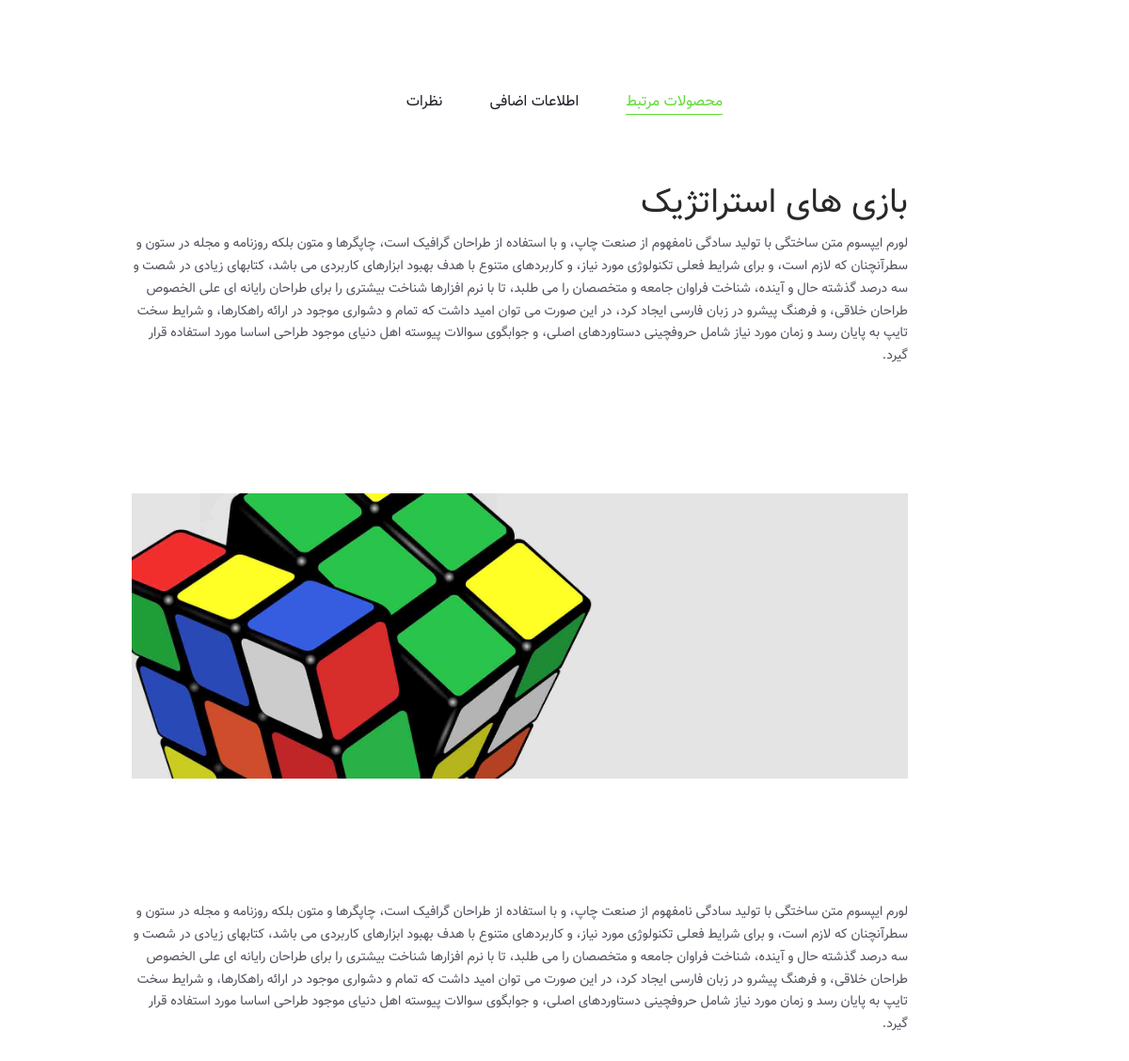
/blogs/1/payam, run on the app's committed database.
### products/models.py (models this page shows, shortened)
class BlogDetail(models.Model):
    title = models.CharField(max_length=150, verbose_name='عنوان', null=True, blank=True)
    description = models.TextField(verbose_name='توضیحات')
    image = models.ImageField(upload_to=upload_image_path_blog_detail, null=True, blank=True, verbose_name='تصویر')
    owner = models.ForeignKey(Blog, on_delete=models.CASCADE, verbose_name='بلاگ')
    name = models.CharField(max_length=150, verbose_name='ترتیب', null=True, blank=True)
    class Meta:
        verbose_name = 'صفحه بلاگ'
        verbose_name_plural = 'صفحات بلاگ'

### products/views.py (the view)
# urls.py: path('blogs/<blogId>/<name>', blog),
def blog(request, *args, **kwargs):
    blogId = kwargs['blogId']
    blog = Blog.objects.get(id=blogId)
    if blog is None or not blog.active:
        return redirect('/404')
    blog_details = blog.blogdetail_set.all()
    context ={
        'blog': blog,
        'pages': blog_details
    }
    return render(request, 'blog.html', context)

### products/templates/blog.html (shortened to what this page needs)
{% extends 'shared/_Mainlayout.html' %}
{% load static %}
{% load render_partial %}
{% block refrence_header %}
<link rel="stylesheet" type="text/css" href="{% static 'styles/bootstrap4/bootstrap.min.css' %}">
<link href="{% static 'plugins/font-awesome-4.7.0/css/font-awesome.min.css' %}" rel="stylesheet" type="text/css">
<link rel="stylesheet" type="text/css" href="{% static 'plugins/OwlCarousel2-2.2.1/owl.carousel.css' %}">
<link rel="stylesheet" type="text/css" href="{% static 'plugins/OwlCarousel2-2.2.1/owl.theme.default.css' %}">
<link rel="stylesheet" type="text/css" href="{% static 'plugins/OwlCarousel2-2.2.1/animate.css' %}">
<link rel="stylesheet" href="{% static 'plugins/themify-icons/themify-icons.css' %}">
<link rel="stylesheet" type="text/css" href="{% static 'plugins/jquery-ui-1.12.1.custom/jquery-ui.css' %}">
<link rel="stylesheet" type="text/css" href="{% static 'styles/single_styles.css' %}">
<link rel="stylesheet" type="text/css" href="{% static 'styles/single_responsive.css' %}">
<link rel="stylesheet" href="{% static 'styles/custom.css' %}">
{% endblock %}
{% block content %}
<div class="tabs_section_container">
    <div class="container">
        <div class="row dir_rtl">
            <div class="col">
                <div class="tabs_container">
                    <ul class="tabs d-flex flex-sm-row flex-column align-items-left align-items-md-center justify-content-center">
                        <li class="tab active" data-active-tab="tab_1"><span>محصولات مرتبط</span></li>
                        <li class="tab" data-active-tab="tab_2"><span>اطلاعات اضافی</span></li>
                        <li class="tab" data-active-tab="tab_3"><span> نظرات</span></li>
                    </ul>
                </div>
            </div>
        </div>
        <div class="row dir_rtl">
            <div class="col">
                <div id="tab_1" class="tab_container active">
                    <div class="row">
                        <div class="col-lg-9 offset-lg-2 desc_col">
                            {% for p in pages %}
                            {% if p.image.url is not None %}
                            <div class="tab_image">
                                <img src="{{p.image.url}}" alt="">
                            </div>
                            {% endif %}
                            <div class="tab_text_block">
                                {% if p.title is not None %}
                                <h2>{{p.title}}</h2>
                                {% endif %}
                                <p>{{p.description}}</p>
                            </div>
                            {% endfor %}
                        </div>
                    </div>
                </div>
            </div>
        </div>
    </div>
</div>
{% endblock %}

### assets/styles/single_styles.css (style rules this page uses)
* { margin: 0; padding: 0; }
body { font-family: 'Poppins', sans-serif; font-size: 14px; line-height: 23px; font-weight: 400; background: #FFFFFF; color: #1e1e27; }
div { display: block; position: relative; -webkit-box-sizing: border-box; -moz-box-sizing: border-box; box-sizing: border-box; }
ul { list-style: none; margin-bottom: 0px; }
p { font-family: 'Poppins', sans-serif; font-size: 14px; line-height: 1.7; font-weight: 500; color: #51545f; -webkit-font-smoothing: antialiased; -webkit-text-shadow: rgba(0,0,0,.01) 0 0 1px; text-shadow: rgba(0,0,0,.01) 0 0 1px; }
h2 { font-size: 36px; }
h1, h2, h3, h4, h5, h6 { font-family: 'Poppins', sans-serif; color: #282828; -webkit-font-smoothing: antialiased; -webkit-text-shadow: rgba(0,0,0,.01) 0 0 1px; text-shadow: rgba(0,0,0,.01) 0 0 1px; }
.tabs_section_container { width: 100%; padding-bottom: 80px; border-bottom: solid 1px #ebebeb; }
.tabs_container { margin-top: 66px; margin-bottom: 66px; }
.tab { margin-left: 50px; cursor: pointer; }
.tab:last-child { margin-left: 0px; }
.tab span { height: 40px; line-height: 40px; font-size: 16px; font-weight: 500; color: #1e1e27; }
.tab.active span { color: #62DB37ff; border-bottom: solid 1px #62DB37ff; }
.tab_container { width: 100%; display: none; }
.tab_container.active { display: block; }
.tab_text_block { margin-bottom: 133px; }
.tab_text_block p { font-weight: 400; margin-top: 10px; }
.tab_image { width: 100%; margin-bottom: 131px; }
.tab_image img { width: 100%; }

### assets/styles/custom.css (style rules this page uses)
.dir_rtl { direction: rtl; }
.vazir , * { font-family: vazir, Arial, Helvetica, sans-serif; }
p,h1,h2,h3,h4,h5,h6,a { font-family: vazir, Arial, Helvetica, sans-serif; }

### data on the page
BlogDetail: title "بازی های استراتژیک", description "لورم ایپسوم متن ساختگی با تولید سادگی نامفهوم از صنعت چاپ، و با استفاده از طراحان گرافیک است، چاپگرها و متون بلکه روزنامه و مجله در ستون و سطرآنچنان که لازم است، و برای شرایط فعلی تکنولوژی مورد نیاز، و کاربردهای متنوع با هدف بهبود ابزارهای کاربردی می باشد، کتابهای زیادی در شصت و سه درصد گذشته حال و آینده، شناخت فراوان جامعه و متخصصان را می طلبد، تا با نرم افزارها شناخت بیشتری را برای طراحان رایانه ای علی الخصوص طراحان خلاقی، و فرهنگ پیشرو در زبان فارسی ایجاد کرد، در این صورت می توان امید داشت که تمام و دشواری موجود در ارائه راهکارها، و شرایط سخت تایپ به پایان رسد و زمان مورد نیاز شامل حروفچینی دستاوردهای اصلی، و جوابگوی سوالات پیوسته اهل دنیای موجود طراحی اساسا مورد استفاده قرار گیرد."
BlogDetail: image (picture), description "لورم ایپسوم متن ساختگی با تولید سادگی نامفهوم از صنعت چاپ، و با استفاده از طراحان گرافیک است، چاپگرها و متون بلکه روزنامه و مجله در ستون و سطرآنچنان که لازم است، و برای شرایط فعلی تکنولوژی مورد نیاز، و کاربردهای متنوع با هدف بهبود ابزارهای کاربردی می باشد، کتابهای زیادی در شصت و سه درصد گذشته حال و آینده، شناخت فراوان جامعه و متخصصان را می طلبد، تا با نرم افزارها شناخت بیشتری را برای طراحان رایانه ای علی الخصوص طراحان خلاقی، و فرهنگ پیشرو در زبان فارسی ایجاد کرد، در این صورت می توان امید داشت که تمام و دشواری موجود در ارائه راهکارها، و شرایط سخت تایپ به پایان رسد و زمان مورد نیاز شامل حروفچینی دستاوردهای اصلی، و جوابگوی سوالات پیوسته اهل دنیای موجود طراحی اساسا مورد استفاده قرار گیرد."
